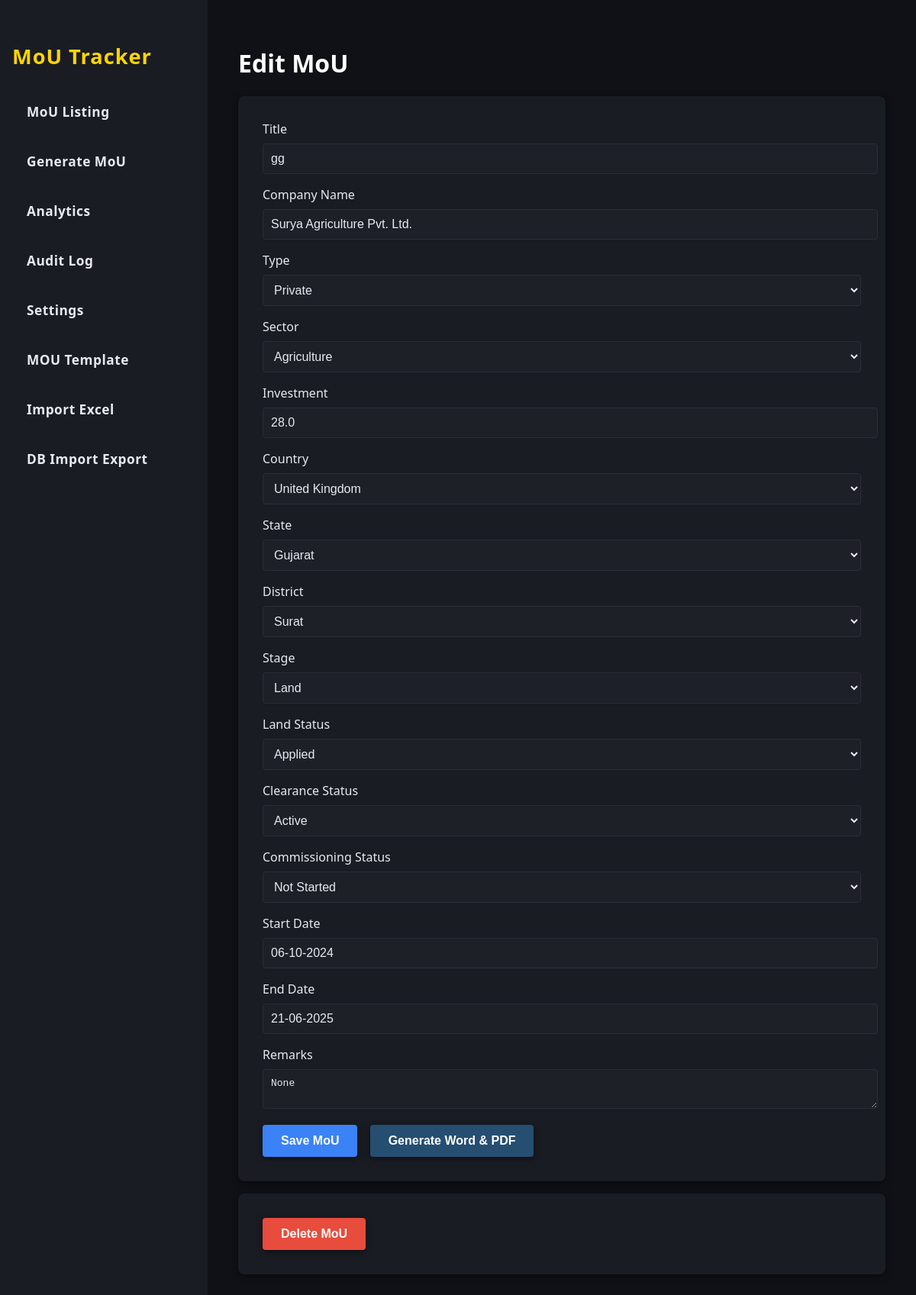
/mou/7/edit, run on the app's committed database.
### Moutracker.py (models this page shows)
class MoU(db.Model):
    id = db.Column(db.Integer, primary_key=True)
    title = db.Column(db.String(120), nullable=False)  # New column for Title
    start_date = db.Column(db.Date, nullable=False)
    end_date = db.Column(db.Date, nullable=False)
    company_name = db.Column(db.String(120), nullable=False)
    type_id = db.Column(db.Integer, db.ForeignKey('master_value.id'))
    sector_id = db.Column(db.Integer, db.ForeignKey('master_value.id'))
    investment = db.Column(db.Float, nullable=False)
    country_id = db.Column(db.Integer, db.ForeignKey('master_value.id'))
    state_id = db.Column(db.Integer, db.ForeignKey('master_value.id'))
    district_id = db.Column(db.Integer, db.ForeignKey('master_value.id'))
    stage_id = db.Column(db.Integer, db.ForeignKey('master_value.id'))
    land_status_id = db.Column(db.Integer, db.ForeignKey('master_value.id'))
    clearance_status_id = db.Column(db.Integer, db.ForeignKey('master_value.id'))
    commissioning_status_id = db.Column(db.Integer, db.ForeignKey('master_value.id'))
    remarks = db.Column(db.Text)
    type = db.relationship('MasterValue', foreign_keys=[type_id])
    sector = db.relationship('MasterValue', foreign_keys=[sector_id])
    country = db.relationship('MasterValue', foreign_keys=[country_id])
    state = db.relationship('MasterValue', foreign_keys=[state_id])
    district = db.relationship('MasterValue', foreign_keys=[district_id])
    stage = db.relationship('MasterValue', foreign_keys=[stage_id])
    land_status = db.relationship('MasterValue', foreign_keys=[land_status_id])
    clearance_status = db.relationship('MasterValue', foreign_keys=[clearance_status_id])
    commissioning_status = db.relationship('MasterValue', foreign_keys=[commissioning_status_id])

class MasterValue(db.Model):
    id = db.Column(db.Integer, primary_key=True)
    name = db.Column(db.String(50), nullable=False)
    category = db.Column(db.String(50), nullable=False)  # e.g., 'type', 'sector', etc.
    __table_args__ = (db.UniqueConstraint('name', 'category', name='_name_category_uc'),)

### Moutracker.py (the view, shortened to what this page needs)
@app.route('/mou/<int:mou_id>/edit', methods=['GET', 'POST'])
def edit_mou(mou_id):
    mou = MoU.query.get_or_404(mou_id)
    types = MasterValue.query.filter_by(category='type').order_by(MasterValue.name).all()
    sectors = MasterValue.query.filter_by(category='sector').order_by(MasterValue.name).all()
    countries = MasterValue.query.filter_by(category='country').order_by(MasterValue.name).all()
    states = MasterValue.query.filter_by(category='state').order_by(MasterValue.name).all()
    districts = MasterValue.query.filter_by(category='district').order_by(MasterValue.name).all()
    stages = MasterValue.query.filter_by(category='stage').order_by(MasterValue.name).all()
    land_statuses = MasterValue.query.filter_by(category='land_status').order_by(MasterValue.name).all()
    clearance_statuses = MasterValue.query.filter_by(category='clearance_status').order_by(MasterValue.name).all()
    commissioning_statuses = MasterValue.query.filter_by(category='commissioning_status').order_by(MasterValue.name).all()
    return render_template('form.html', mou=mou, types=types, sectors=sectors, countries=countries, states=states, districts=districts, stages=stages, land_statuses=land_statuses, clearance_statuses=clearance_statuses, commissioning_statuses=commissioning_statuses)

### templates/form.html (shortened to what this page needs)
{% extends 'base.html' %}
{% block content %}
<h1>{{ 'Edit MoU' if mou is defined and mou else 'Generate MoU' }}</h1>
<form method="post">
    <label for="Title">Title</label>
    <input type="text" name="Title" required value="{{ mou.title if mou is defined and mou else '' }}">
    <label for="company_name">Company Name</label>
    <input type="text" name="company_name" required value="{{ mou.company_name if mou is defined and mou else '' }}">
    <label for="type_id">Type</label>
    <select name="type_id" required>
        {% for type in types %}
        <option value="{{ type.id }}" {% if mou is defined and mou and mou.type_id == type.id %}selected{% endif %}>{{ type.name }}</option>
        {% endfor %}
    </select>
    <label for="sector_id">Sector</label>
    <select name="sector_id" required>
        {% for sector in sectors %}
        <option value="{{ sector.id }}" {% if mou is defined and mou and mou.sector_id == sector.id %}selected{% endif %}>{{ sector.name }}</option>
        {% endfor %}
    </select>
    <label for="investment">Investment</label>
    <input type="number" name="investment" required value="{{ mou.investment if mou is defined and mou else '' }}">
    <label for="country_id">Country</label>
    <select name="country_id" required>
        {% for country in countries %}
        <option value="{{ country.id }}" {% if mou is defined and mou and mou.country_id == country.id %}selected{% endif %}>{{ country.name }}</option>
        {% endfor %}
    </select>
    <label for="state_id">State</label>
    <select name="state_id" required>
        {% for state in states %}
        <option value="{{ state.id }}" {% if mou is defined and mou and mou.state_id == state.id %}selected{% endif %}>{{ state.name }}</option>
        {% endfor %}
    </select>
    <label for="district_id">District</label>
    <select name="district_id" required>
        {% for district in districts %}
        <option value="{{ district.id }}" {% if mou is defined and mou and mou.district_id == district.id %}selected{% endif %}>{{ district.name }}</option>
        {% endfor %}
    </select>
    <label for="stage_id">Stage</label>
    <select name="stage_id" required>
        {% for stage in stages %}
        <option value="{{ stage.id }}" {% if mou is defined and mou and mou.stage_id == stage.id %}selected{% endif %}>{{ stage.name }}</option>
        {% endfor %}
    </select>
    <label for="land_status_id">Land Status</label>
    <select name="land_status_id" required>
        {% for land_status in land_statuses %}
        <option value="{{ land_status.id }}" {% if mou is defined and mou and mou.land_status_id == land_status.id %}selected{% endif %}>{{ land_status.name }}</option>
        {% endfor %}
    </select>
    <label for="clearance_status_id">Clearance Status</label>
    <select name="clearance_status_id" required>
        {% for clearance_status in clearance_statuses %}
        <option value="{{ clearance_status.id }}" {% if mou is defined and mou and mou.clearance_status_id == clearance_status.id %}selected{% endif %}>{{ clearance_status.name }}</option>
        {% endfor %}
    </select>
    <label for="commissioning_status_id">Commissioning Status</label>
    <select name="commissioning_status_id" required>
        {% for commissioning_status in commissioning_statuses %}
        <option value="{{ commissioning_status.id }}" {% if mou is defined and mou and mou.commissioning_status_id == commissioning_status.id %}selected{% endif %}>{{ commissioning_status.name }}</option>
        {% endfor %}
    </select>
    <label for="start_date">Start Date</label>
    <input type="text" name="start_date" required value="{{ mou.start_date.strftime('%d-%m-%Y') if mou is defined and mou and mou.start_date else '' }}" placeholder="DD-MM-YYYY">
    <label for="end_date">End Date</label>
    <input type="text" name="end_date" required value="{{ mou.end_date.strftime('%d-%m-%Y') if mou is defined and mou and mou.end_date else '' }}" placeholder="DD-MM-YYYY">
    <label for="remarks">Remarks</label>
    <textarea name="remarks">{{ mou.remarks if mou is defined and mou else '' }}</textarea>
    <button type="submit">Save MoU</button>
    {% if mou %}
    <button type="submit" name="generate_docs" value="1" style="margin-left:12px; background:#254E70; color:#fff;">Generate Word & PDF</button>
    {% endif %}
</form>
{% if mou %}
<form method="post" action="{{ url_for('delete_mou', mou_id=mou.id) }}" onsubmit="return confirm('Are you sure you want to delete this MoU?');" style="margin-top:16px;">
    <button type="submit" class="button" style="background:#E74C3C; color:#fff;">Delete MoU</button>
</form>
{% endif %}
{% endblock %}

### static/style.css (style rules this page uses)
body { background: #121212; color: #ECECEC; font-family: 'Segoe UI', Arial, sans-serif; margin: 0; }
form { background: #1a1c23; padding: 32px; border-radius: 8px; box-shadow: 0 2px 8px rgba(0,0,0,0.5); }
label { color: #e6eaf1; font-weight: 500; margin-bottom: 8px; display: block; }
input, select, textarea { background: #1e2028; color: #e6eaf1; border: 1px solid #2a2d38; border-radius: 4px; padding: 10px; margin-bottom: 16px; width: 100%; font-size: 1em; }
button { background: #3b82f6; color: #ffffff; border: none; border-radius: 4px; padding: 12px 24px; font-size: 1em; font-weight: 600; cursor: pointer; box-shadow: 0 2px 8px rgba(0,0,0,0.5); transition: background 0.2s; }
h1, h2, h3, h4, h5, h6 { color: #ffffff; }

### data on the page
MoU: Title "gg", company_name "Surya Agriculture Pvt. Ltd.", type_id "Private", sector_id "Agriculture", investment "28.0", country_id "United Kingdom", state_id "Gujarat", district_id "Surat", stage_id "Land", land_status_id "Applied", clearance_status_id "Active", commissioning_status_id "Not Started", start_date "06-10-2024", end_date "21-06-2025", remarks "None"

### other printed values
{{ 'Edit MoU' if mou is defined and mou else 'Generate MoU' }} "Edit MoU"
